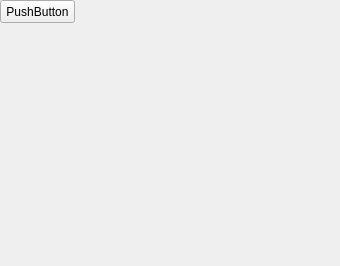
<?xml version="1.0" encoding="UTF-8"?>
<ui version="4.0">
 <class>Form</class>
 <widget class="QWidget" name="Form">
  <property name="geometry">
   <rect>
    <x>0</x>
    <y>0</y>
    <width>340</width>
    <height>266</height>
   </rect>
  </property>
  <property name="windowTitle">
   <string>Form</string>
  </property>
  <widget class="QPushButton" name="pushButton">
   <property name="geometry">
    <rect>
     <x>0</x>
     <y>0</y>
     <width>75</width>
     <height>23</height>
    </rect>
   </property>
   <property name="text">
    <string>PushButton</string>
   </property>
  </widget>
 </widget>
 <resources/>
 <connections/>
</ui>
